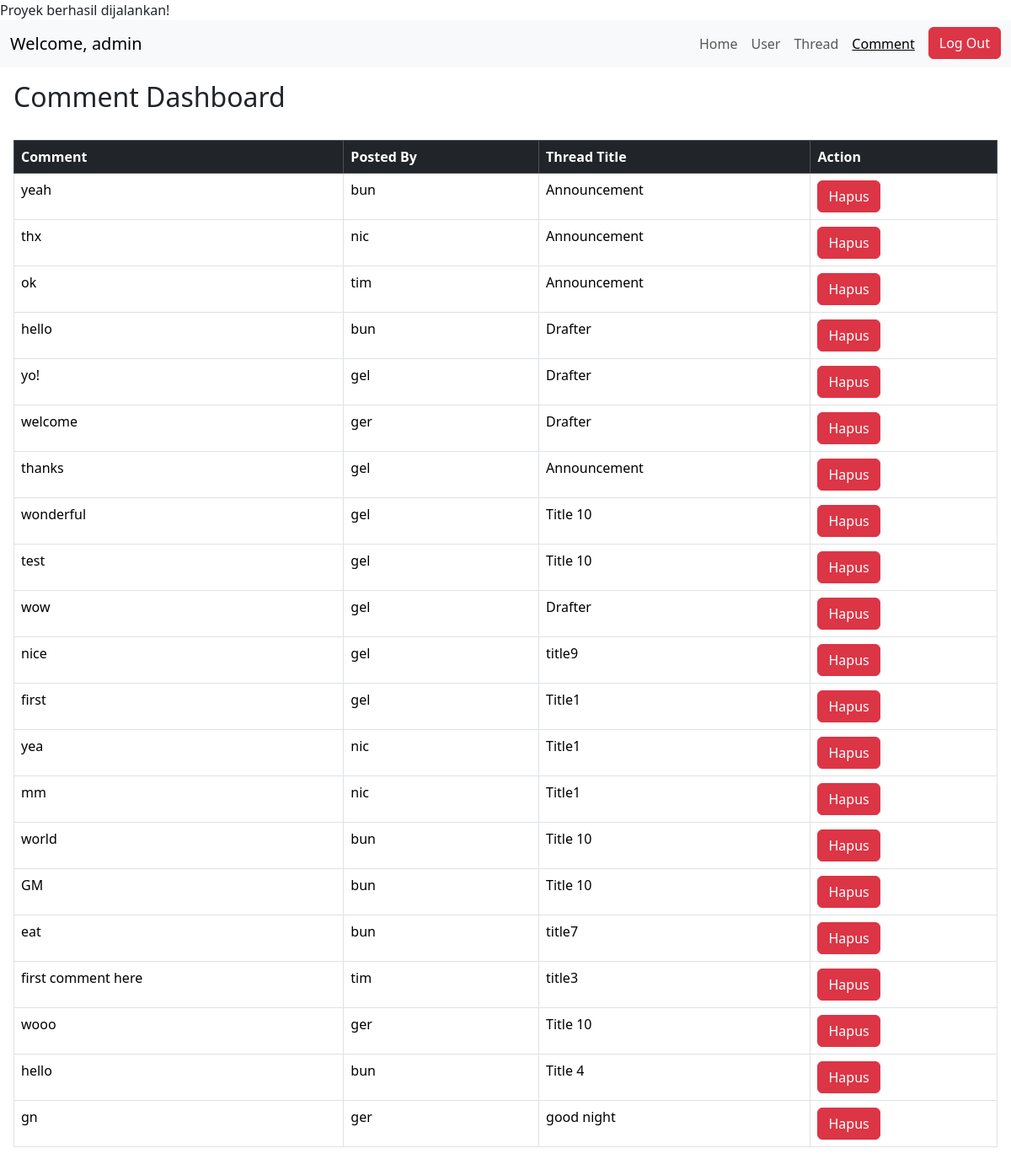
Page /admin/comment.php (signed in) on the committed database.
### tables this page shows
CREATE TABLE `comment` (
  `id` int(11) NOT NULL,
  `id_account` int(11) NOT NULL,
  `id_thread` int(11) NOT NULL,
  `content` varchar(200) NOT NULL
);

CREATE TABLE `account` (
  `id` int(11) NOT NULL,
  `username` varchar(100) NOT NULL,
  `pass` varchar(100) NOT NULL,
  `full_name` varchar(100) NOT NULL,
  `join_date` date NOT NULL,
  `profile_picture_link` varchar(100) NOT NULL
);

CREATE TABLE `thread` (
  `id` int(11) NOT NULL,
  `title` varchar(500) NOT NULL,
  `content` varchar(5000) NOT NULL,
  `post_time` datetime NOT NULL,
  `id_account` int(11) NOT NULL
);

### admin/comment.php (the view, shortened to what this page needs)
<?php
$page = "comment.php";
require("navbar.php");
?>
<!DOCTYPE html>
<html lang="en">
<head>
</head>
<body>
    <div class="container-fluid p-3">
        <h2>Comment Dashboard</h2>
        <br>
        <table class="table table-bordered">
            <thead class="table-dark">
                <tr>
                    <th>Comment</th>
                    <th>Posted By</th>
                    <th>Thread Title</th>
                    <th>Action</th>
                </tr>
            </thead>
            <tbody>
                <?php
                $sql = "SELECT c.id, c.content, t.title, a.username FROM comment c
                JOIN account a ON c.id_account = a.id
                JOIN thread t ON c.id_thread = t.id
                ORDER BY c.id";
                $stmt = $conn->query($sql);
                $rows = $stmt->fetchAll();
                foreach ($rows as $row) {
                    echo "<tr>
                        <td>" . $row["content"] . "</td>
                        <td>" . $row["username"] . "</td>
                        <td>" . $row["title"] . "</td>
                        <td>
                            <button class='btn btn-danger' onclick='hapus(" . $row["id"] . ")'>Hapus</button>
                        </td>";
                }
                ?>
            </tbody>
        </table>
    </div>
</body>
</html>

### include/index.php (shortened to what this page needs)
<link href="https://cdn.jsdelivr.net/npm/bootstrap@5.3.2/dist/css/bootstrap.min.css" rel="stylesheet">
<link rel="stylesheet" href="https://cdnjs.cloudflare.com/ajax/libs/font-awesome/6.5.1/css/all.min.css">

### admin/navbar.php (shortened to what this page needs)
<?php
    require("../include/index.php");
?>
<nav class="navbar navbar-expand-lg bg-body-tertiary">
    <div class="container-fluid">
        <a class="navbar-brand" href="index.php">Welcome, <?php echo $_SESSION['admin_username']; ?></a>
        <div class="collapse navbar-collapse" id="navbarNav">
            <ul class="navbar-nav">
                <li class="nav-item">
                    <a class="nav-link
                    <?php
                        if($page == "index.php"){
                            echo "active";
                        }
                    ?>
                    " href="index.php">Home</a>
                </li>
                <li class="nav-item">
                    <a class="nav-link
                    <?php
                        if($page == "user.php"){
                            echo "active";
                        }
                    ?>
                    " href="user.php">User</a>
                </li>
                <li class="nav-item">
                    <a class="nav-link
                    <?php
                        if($page == "thread.php"){
                            echo "active";
                        }
                    ?>
                    " href="thread.php">Thread</a>
                </li>
                <li class="nav-item me-2">
                    <a class="nav-link
                    <?php
                        if($page == "comment.php"){
                            echo "active";
                        }
                    ?>
                    " href="comment.php">Comment</a>
                </li>
                <li class="nav-item">
                    <a class="btn btn-danger" href="logout.php">Log Out</a>
                </li>
            </ul>
        </div>
    </div>
</nav>

### admin/navbar.php (style rules this page uses)
.active { text-decoration: underline; }

### rows in the picture
comment: content "yeah", id_account.username "bun", id_thread.title "Announcement"
comment: content "thx", id_account.username "nic", id_thread.title "Announcement"
comment: content "ok", id_account.username "tim", id_thread.title "Announcement"
comment: content "hello", id_account.username "bun", id_thread.title "Drafter"
comment: content "yo!", id_account.username "gel", id_thread.title "Drafter"
comment: content "welcome", id_account.username "ger", id_thread.title "Drafter"
comment: content "thanks", id_account.username "gel", id_thread.title "Announcement"
comment: content "wonderful", id_account.username "gel", id_thread.title "Title 10"
comment: content "test", id_account.username "gel", id_thread.title "Title 10"
comment: content "wow", id_account.username "gel", id_thread.title "Drafter"
comment: content "nice", id_account.username "gel", id_thread.title "title9"
comment: content "first", id_account.username "gel", id_thread.title "Title1"
comment: content "yea", id_account.username "nic", id_thread.title "Title1"
comment: content "mm", id_account.username "nic", id_thread.title "Title1"
comment: content "world", id_account.username "bun", id_thread.title "Title 10"
comment: content "GM", id_account.username "bun", id_thread.title "Title 10"
comment: content "eat", id_account.username "bun", id_thread.title "title7"
comment: content "first comment here", id_account.username "tim", id_thread.title "title3"
comment: content "wooo", id_account.username "ger", id_thread.title "Title 10"
comment: content "hello", id_account.username "bun", id_thread.title "Title 4"
comment: content "gn", id_account.username "ger", id_thread.title "good night"

### other values in the picture
$_SESSION['admin_username'] "admin"
